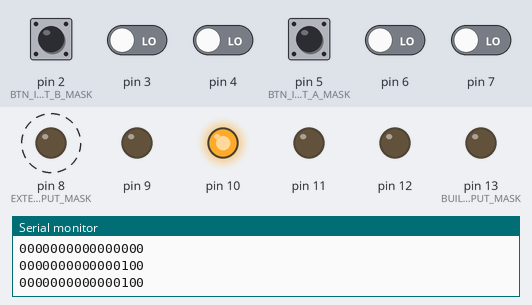
The program below on a simulated Arduino Uno, built with avr-gcc and run on an emulated ATmega328P. Shown: output pins drawn as LEDs (lit = HIGH), the last lines printed to the serial monitor. Dashed ring = blinking. The inputs (shaded band) are chosen by the test bench; at power-on: pin 2 (BTN_INPUT_B_MASK) HIGH, pin 3, pin 4, pin 5 (BTN_INPUT_A_MASK), pin 6, pin 7 LOW.

Above: at 1.2 s.
1.3 s: pin 5 (BTN_INPUT_A_MASK) pulled HIGH for 0.15 s
At 1.87 s:
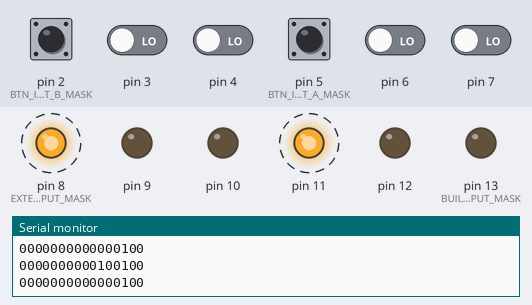
At 2.37 s:
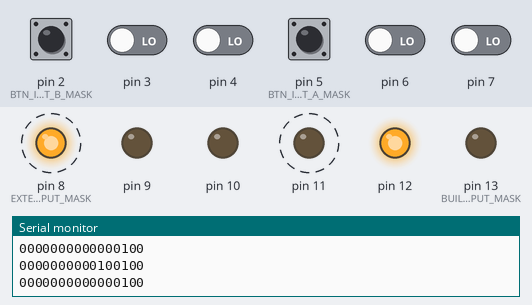
4.3 s: pin 2 (BTN_INPUT_B_MASK) pulled LOW for 1 s
7.3 s: pin 5 (BTN_INPUT_A_MASK) pulled HIGH for 1 s
At 7.87 s:
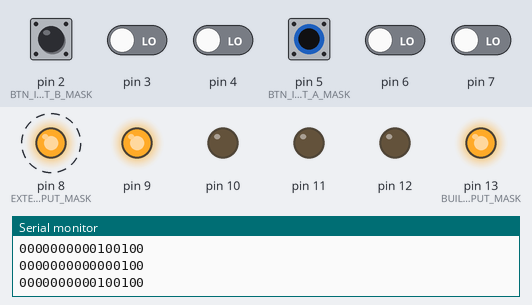
10.3 s: pin 2 (BTN_INPUT_B_MASK) pulled LOW for 1 s
13.3 s: pin 5 (BTN_INPUT_A_MASK) pulled HIGH for 0.15 s
At 13.62 s:
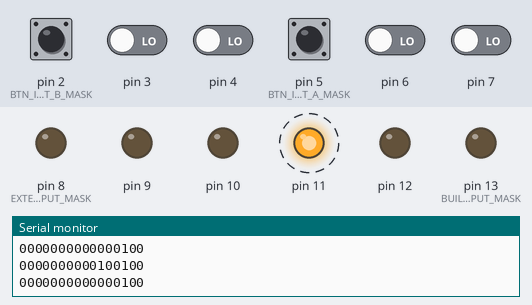
16.3 s: pin 2 (BTN_INPUT_B_MASK) pulled LOW for 1 s
Timing chart, 0 to 20.3 s (numbered marks = the images above; inputs shaded):
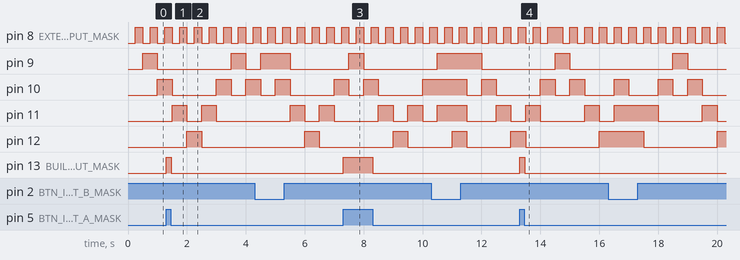

Measured:
- after the input at 1.3 s, pin 13 (BUILTIN_LED_OUTPUT_MASK): LOW → HIGH at once, → LOW 0.16 s later
- after the input at 7.3 s, pin 13 (BUILTIN_LED_OUTPUT_MASK): LOW → HIGH at once, → LOW 1.0 s later
- after the input at 13.3 s, pin 13 (BUILTIN_LED_OUTPUT_MASK): LOW → HIGH at once, → LOW 0.16 s later
- by itself, pin 8 (EXTERNAL_LED_OUTPUT_MASK): alternates HIGH for 0.25 s and LOW for 0.25 s

The program:

main.cpp
```cpp
#include <led_mask.h>

ULL startTimer = millis();
ULL blinkStartTimer = millis();
ULL sweepStartTimer = millis();
ULL currentTimer;

bool sweepALeft = true;
bool sweepBLeft = true;

int lastBTNstate = LOW;

uint8_t sweepAcounter = 0;
uint8_t sweepBcounter = 1;

uint16_t sweepBmask = 0b0000000000001111;
uint16_t sweepAmask = 0b0000000000000001;
uint16_t desiredMask = 0b0000000011110000;
uint8_t sweepSizeMask = 0b00000000;

void setup()
{
  Serial.begin(9600);
  // setup LEDs for assignment a:

  DDRB |= SET_MASK(CREATE_MASK(1, PB5), CREATE_MASK(1, PB0));

  // setup LEDs for assignment b:
  DDRB |= CREATE_MASK(4, PB1);

  // setup the buttons' pins:
  DDRD &= ((~BTN_INPUT_A_MASK) & (~BTN_INPUT_B_MASK));
  PORTD |= BTN_INPUT_B_MASK;

  // DDRD ^= (BTN_INPUT_A_MASK | BTN_INPUT_B_MASK);
  // DDRD |= (BTN_INPUT_A_MASK);

  BIT16_BinaryPrintf(DDRD);
  BIT16_BinaryPrintf(PORTD);
  BIT16_BinaryPrintf(PIND);
}

void loop()
{
  // Declare local current timer.
  currentTimer = millis();

  // External LED blinking. (constantly happen in a loop)
  BlinkExternalLED(&blinkStartTimer);

  if ((currentTimer - startTimer) >= PRESS_TIMER)
  {
    // Turn on the builtin LED if button is pressed.
    if ((PIND & BTN_INPUT_A_MASK) != lastBTNstate)
    {
      changeBuiltInLED();
      BIT16_BinaryPrintf(PIND);
    //   PORTB |= BUILTIN_LED_OUTPUT_MASK;
    // }
    // else
    // {
    //   PORTB &= ~BUILTIN_LED_OUTPUT_MASK;
      lastBTNstate = (PIND & BTN_INPUT_A_MASK);
    }

    // Do sweep B if button is pressed.
    // Do sweep A if button is released.
    if (((PIND & BTN_INPUT_B_MASK) >> PD2) == LOW)
    {
      SweepB(&sweepStartTimer, &sweepBLeft, &sweepBcounter, &sweepBmask, desiredMask, &sweepSizeMask);
    }
    else
    {
      SweepA(&sweepStartTimer, &sweepALeft, &sweepAcounter, &sweepAmask);
    }
    startTimer = currentTimer;
  }
}
```

led_mask.h
```cpp
#ifndef LED_MASK_H
#define LED_MASK_H

#include <Arduino.h>

// LEDs' masks for part a.
#define BUILTIN_LED_OUTPUT_MASK (1 << PB5)
#define EXTERNAL_LED_OUTPUT_MASK (1 << PB0)

//#define LED_MASK (LED_1_MASK | LED_2_MASK | LED_3_MASK | LED_4_MASK)
#define CREATE_MASK(SIZE, SHIFT) ((1 << SIZE) - 1) << SHIFT
#define SET_MASK(MASK_A, MASK_B) (MASK_A) | (MASK_B)

// Button's mask for part a.
#define BTN_INPUT_A_MASK (1 << PD5)

// Button's mask for part b.
#define BTN_INPUT_B_MASK (1 << PD2)

// Timer for debouncing.
#define PRESS_TIMER 20
#define EXTERNAL_LED_TIMER 250
#define SWEEP_LED_TIMER 500

typedef unsigned long long ULL;

void BlinkExternalLED(ULL *);
void changeBuiltInLED();
void SweepA(ULL *, bool *, uint8_t *, uint16_t *);
void SweepB(ULL *, bool *, uint8_t *, uint16_t *, uint16_t, uint8_t *);
void BIT8_BinaryPrintf(uint8_t);
void BIT16_BinaryPrintf(uint16_t);

#endif
```

bit_printing_binary.cpp
```cpp
#include <led_mask.h>

/**
 * @brief This function prints the BINARY representation
 *        of any U8BIT number that it is given.
 *
 * @param binNo The desired number to be printed in BINARY representation.
 */
void BIT8_BinaryPrintf (uint8_t binNo)
{
    uint8_t i;
    for(i = (1<<7); i > 0; i = i / 2)
    {
        if((binNo & i) != 0)
            Serial.print("1");
        else
            Serial.print("0");
    }
    Serial.println("");
}

/**
 * @brief This function prints the BINARY representation
 *        of any U16BIT number that it is given.
 *
 * @param binNo The desired number to be printed in BINARY representation.
 */
void BIT16_BinaryPrintf (uint16_t binNo)
{
    uint16_t i;
    for(i = (1<<15); i > 0; i = i / 2)
    {
        if((binNo & i) != 0)
            Serial.print("1");
        else
            Serial.print("0");
    }
    Serial.println("");
}
```

led_blink_mask.cpp
```cpp
#include <led_mask.h>

/**
 * @brief Blink the external LED automatically per half second.
 *
 * @param startTimer the start millis value,
 *        transferred from main.cpp by pointer.
 */
void BlinkExternalLED(ULL *startTimer)
{
    if ((millis() - *startTimer) >= EXTERNAL_LED_TIMER)
    {
        PORTB ^= EXTERNAL_LED_OUTPUT_MASK;
        *startTimer = millis();
    }
}

/**
 * @brief change the state of built-in LED,
 *        based on the button press condition.
 *
 */
void changeBuiltInLED()
{
    PORTB ^= BUILTIN_LED_OUTPUT_MASK;
}
```

sweep_a.cpp
```cpp
#include <led_mask.h>

/**
 * @brief A single sweep of the 4 LEDs (sweep to right, or to left).
 *
 * @param startTimer the start millis value,
 *        transferred from main.cpp by pointer.
 * @param sweepToLeft a boolean state of sweep direction condition,
 *        transferred from main.cpp by pointer.
 * @param sweepCounter a counter for the sweep,
 *        transferred from main.cpp by pointer.
 * @param sweepAmask mask value for sweep A,
 *        transferred from main.cpp by pointer.
 */
void SweepA(ULL *startTimer, bool *sweepToLeft, uint8_t *sweepCounter, uint16_t *sweepAmask)
{
    if ((millis() - *startTimer) >= SWEEP_LED_TIMER)
    {
        PORTB = (PORTB & ~CREATE_MASK(4,PB1));
        if (*sweepToLeft)
        {
            *sweepAmask = *sweepAmask << 1;
            PORTB ^= *sweepAmask;
            *sweepCounter += 1;
            if (*sweepCounter >= 4)
            {
                *sweepToLeft = false;
            }
        }
        else
        {
            *sweepAmask = *sweepAmask >> 1;
            PORTB ^= *sweepAmask;
            *sweepCounter -= 1;
            if (*sweepCounter <= 1)
            {
                *sweepToLeft = true;
            }
        }
        *startTimer = millis();
    }
}
```

sweep_b.cpp
```cpp
#include <led_mask.h>

/**
 * @brief A multiple sweep of the 4 LEDs by sequences (sweep to right, or to left).
 *
 * @param startTimer the start millis value,
 *        transferred from main.cpp by pointer.
 * @param sweepToLeft a boolean state of sweep direction condition,
 *        transferred from main.cpp by pointer.
 * @param sweepCounter a counter for the sweep,
 *        transferred from main.cpp by pointer.
 * @param sweepBmask mask value for sweep B,
 *        transferred from main.cpp by pointer.
 * @param desiredMask a value of the desired mask area from what has been stated in main.cpp.
 * @param sizeOfMask a value of the desired mask size that could be increased or decreased,
 *        depending on the counter and position.
 */
void SweepB(ULL *startTimer, bool *sweepToLeft, uint8_t *sweepCounter, uint16_t *sweepBmask, uint16_t desiredMask, uint8_t *sizeOfMask)
{
    if ((millis() - *startTimer) >= SWEEP_LED_TIMER)
    {
        PORTB = (PORTB & ~CREATE_MASK(4,PB1));
        if (*sweepToLeft)
        {
            *sweepBmask = *sweepBmask << 1;
            *sweepCounter += 1;
            *sizeOfMask = desiredMask & *sweepBmask;
            *sizeOfMask = *sizeOfMask >> 3;

            PORTB |= (*sizeOfMask | (1 << PB7));

            if (*sweepCounter >= 8)
            {
                *sweepToLeft = false;
            }
        }
        else
        {
            *sweepBmask = *sweepBmask >> 1;
            *sweepCounter -= 1;
            *sizeOfMask = desiredMask & *sweepBmask;
            *sizeOfMask = *sizeOfMask >> 3;

            PORTB |= (*sizeOfMask | (1 << PB7));

            if (*sweepCounter <= 2)
            {
                *sweepToLeft = true;
            }
        }
        *startTimer = millis();
    }
}
```
